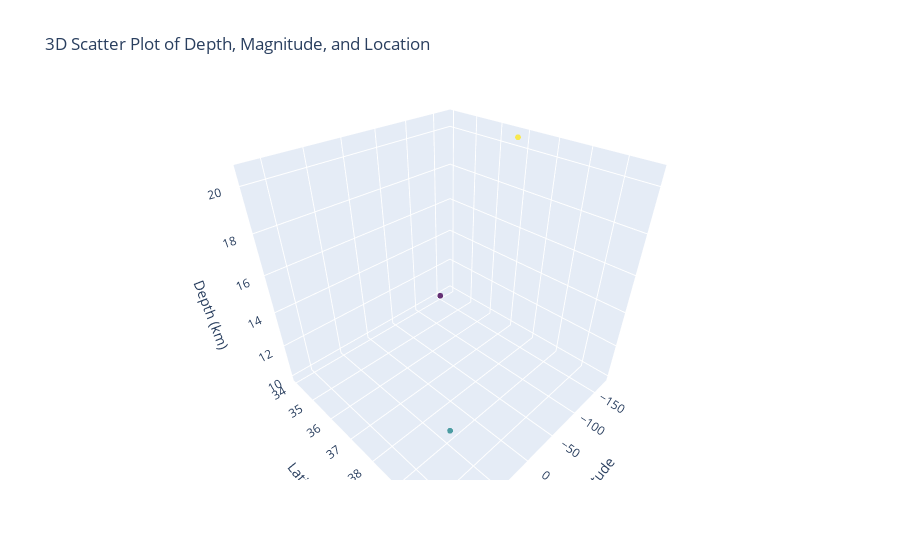

Notebook code cell kept with this figure:
### Markdown cell above
# 3D Scatter Plot to Explore the Relationship Between Depth, Magnitude, and Location

### Code cell
import pandas as pd
import plotly.graph_objects as go
import numpy as np

# Sample data to simulate the DataFrame (replace this with your actual data)
data = {
    'Latitude': [34.05, 36.77, 40.71],
    'Depth': [10.0, 20.5, 15.3],
    'Magnitude': [4.5, 6.0, 5.2]
}
disaster_data = pd.DataFrame(data)

# Display the present DataFrame
print("Present DataFrame:")
print(disaster_data)

# Check if 'Longitude' column is present
if 'Longitude' not in disaster_data.columns:
    print("\n'Longitude' column is not present in the DataFrame.")
    # Add 'Longitude' column with valid random values
    disaster_data['Longitude'] = np.random.uniform(-180, 180, disaster_data.shape[0])
    print("\nAdded 'Longitude' column with random values.")

# Display the updated DataFrame
print("\nUpdated DataFrame:")
print(disaster_data)

# Create a 3D Scatter Plot to Explore the Relationship Between Depth, Magnitude, and Location
fig = go.Figure(data=[go.Scatter3d(
    x=disaster_data['Longitude'],
    y=disaster_data['Latitude'],
    z=disaster_data['Depth'],
    mode='markers',
    marker=dict(
        size=2,
        color=disaster_data['Magnitude'],  # Set color to magnitude
        colorscale='Viridis',
        opacity=0.8
    )
)])

fig.update_layout(
    title='3D Scatter Plot of Depth, Magnitude, and Location',
    scene=dict(
        xaxis_title='Longitude',
        yaxis_title='Latitude',
        zaxis_title='Depth (km)'
    )
)

fig.show()

### Figure 1 — Plotly figure (JSON) as saved in the notebook; plotly's stock layout.template omitted (floating-point values rounded to 4 significant figures)
{"data": [{"marker": {"color": [4.5, 6, 5.2], "colorscale": [[0, "#440154"], [0.1111, "#482878"], [0.2222, "#3e4989"], [0.3333, "#31688e"], [0.4444, "#26828e"], [0.5556, "#1f9e89"], [0.6667, "#35b779"], [0.7778, "#6ece58"], [0.8889, "#b5de2b"], [1, "#fde725"]], "opacity": 0.8, "size": 2}, "mode": "markers", "type": "scatter3d", "x": [-148.6, -172.7, 119.7], "y": [34.05, 36.77, 40.71], "z": [10, 20.5, 15.3]}], "layout": {"autosize": true, "dragmode": "zoom", "scene": {"aspectmode": "auto", "aspectratio": {"x": 1, "y": 1, "z": 1}, "camera": {"center": {"x": 0, "y": 0, "z": 0}, "eye": {"x": 1.031, "y": 1.031, "z": 1.031}, "projection": {"type": "perspective"}, "up": {"x": 0.00122, "y": -0.001218, "z": 1.0}}, "dragmode": "turntable", "xaxis": {"title": {"text": "Longitude"}, "type": "linear"}, "yaxis": {"title": {"text": "Latitude"}, "type": "linear"}, "zaxis": {"title": {"text": "Depth (km)"}, "type": "linear"}}, "title": {"text": "3D Scatter Plot of Depth, Magnitude, and Location"}}}
